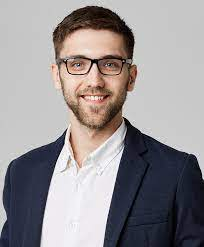
#> input picture face2.jpeg, 204 x 247 px, found by its file name
$ python 'detecting eyes and face.py'
#> lines starting #> are read from the running program, lines starting #| are printed output that depends on the picture
import numpy as np
from cv2 import cv2

classifyImage=cv2.CascadeClassifier('C:/Python38/Lib/site-packages/cv2/data/haarcascade_frontalface_default.xml')
originalImage=cv2.imread('E:/opencv-for-github/face2.jpeg')
#> originalImage is the input picture: shape (247, 204, 3); mean B, G, R 146.8, 144.9, 149.8
grayImg=cv2.cvtColor(originalImage,cv2.COLOR_BGR2GRAY)
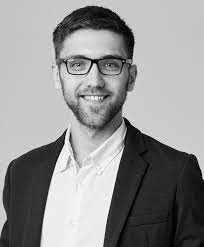
#> grayImg: shape (247, 204); min 0, max 255, mean 146.6

# region of interest tro detect the face
faceROI=classifyImage.detectMultiScale(grayImg,2,1)
#> faceROI = [[47, 28, 96, 96]]

# check if face ROI tuple is empty or not

if faceROI is ():
    print('No face detected')

#iterate through face data and draw2a rectangle around

for(x,y,w,h) in faceROI:
    cv2.rectangle(originalImage,(x,y),(x+w,y+h),(127,0,250),2)
    cv2.imshow('face detect resut',originalImage)
    cv2.waitKey(0)
#> this loop made 1 pass
#> pass 1, `cv2.imshow('face detect resut',originalImage)`:
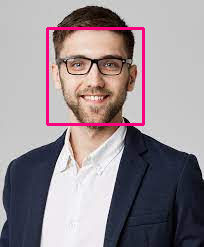
#> window 'face detect resut': shape (247, 204, 3); mean B, G, R 146.3, 141.4, 151.8

cv2.destroyAllWindows()

$ run again, with face1.jpeg copied over face2.jpeg
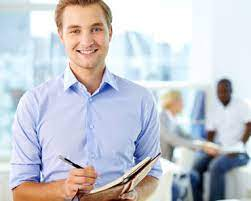
#> input picture face1.jpeg, 251 x 201 px, found by its file name
#> originalImage is the input picture: shape (201, 251, 3); mean B, G, R 208.2, 200.6, 198
#> `grayImg=cv2.cvtColor(originalImage,cv2.COLOR_BGR2GRAY)`:
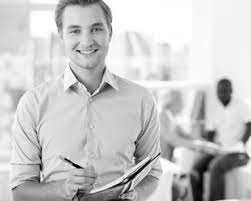
#> grayImg: shape (201, 251); min 1, max 255, mean 200.7
#> faceROI = [[60, 14, 48, 48], [64, 30, 48, 48]]
#> the loop `for(x,y,w,h) in faceROI:` made 2 passes
#> pass 2, `cv2.imshow('face detect resut',originalImage)`:
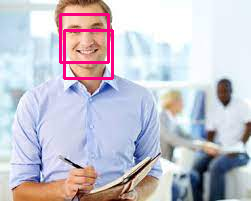
#> window 'face detect resut': shape (201, 251, 3); mean B, G, R 207.1, 196.3, 198.9

$ run again, with cards.jpg copied over face2.jpeg
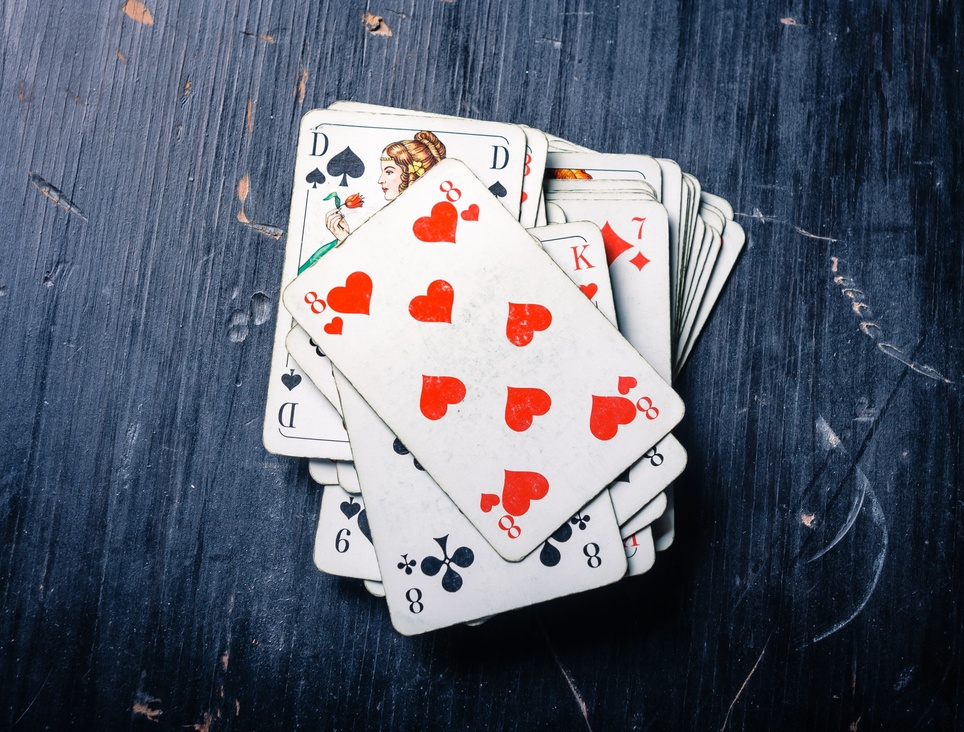
#> input picture cards.jpg, 964 x 732 px, shrunk from 3411 x 2592 before the run, found by its file name
#> originalImage is the input picture: shape (732, 964, 3); mean B, G, R 110.8, 96.7, 91.2
#> `grayImg=cv2.cvtColor(originalImage,cv2.COLOR_BGR2GRAY)`:
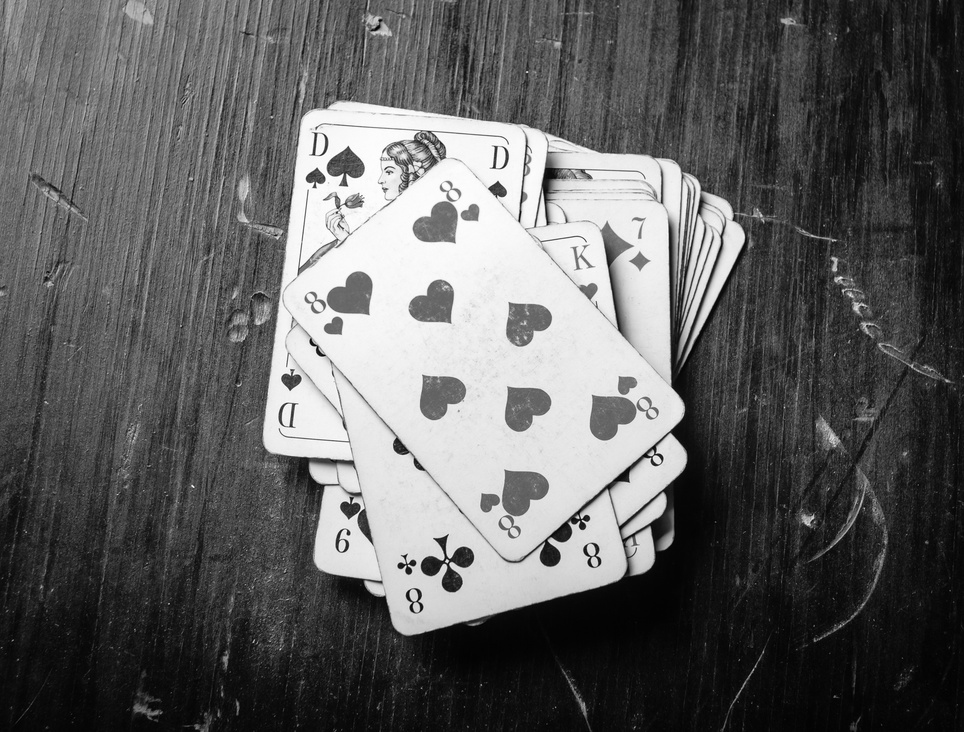
#> grayImg: shape (732, 964); min 0, max 255, mean 96.7
#> faceROI = [[277, 91, 192, 192]]
#> the loop `for(x,y,w,h) in faceROI:` made 1 pass
#> pass 1, `cv2.imshow('face detect resut',originalImage)`:
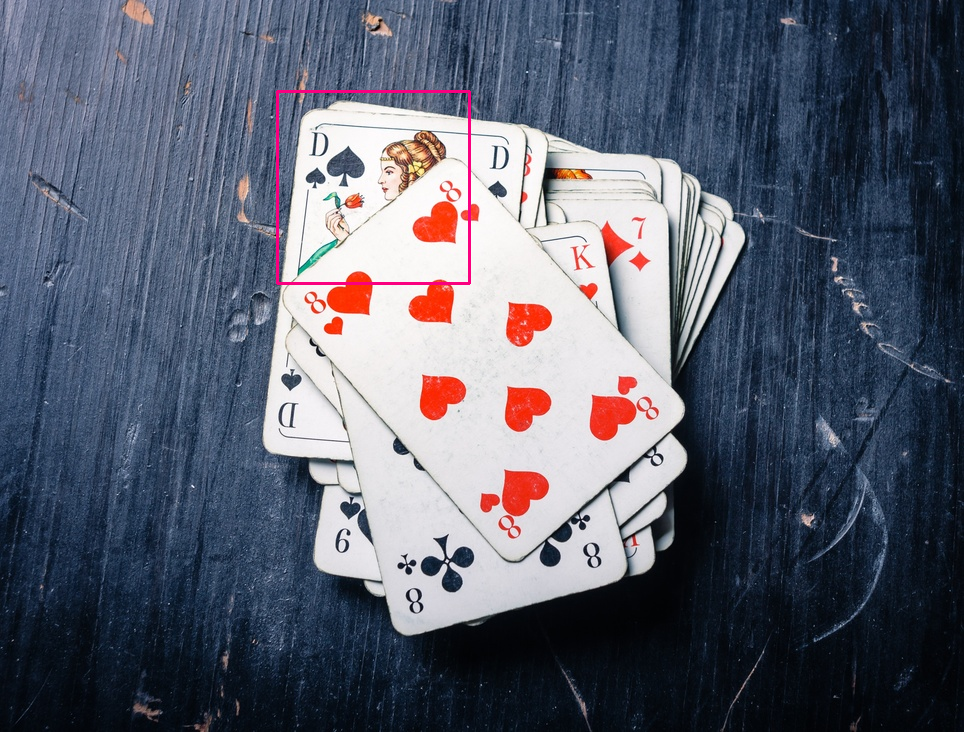
#> window 'face detect resut': shape (732, 964, 3); mean B, G, R 110.7, 96.2, 91.5
